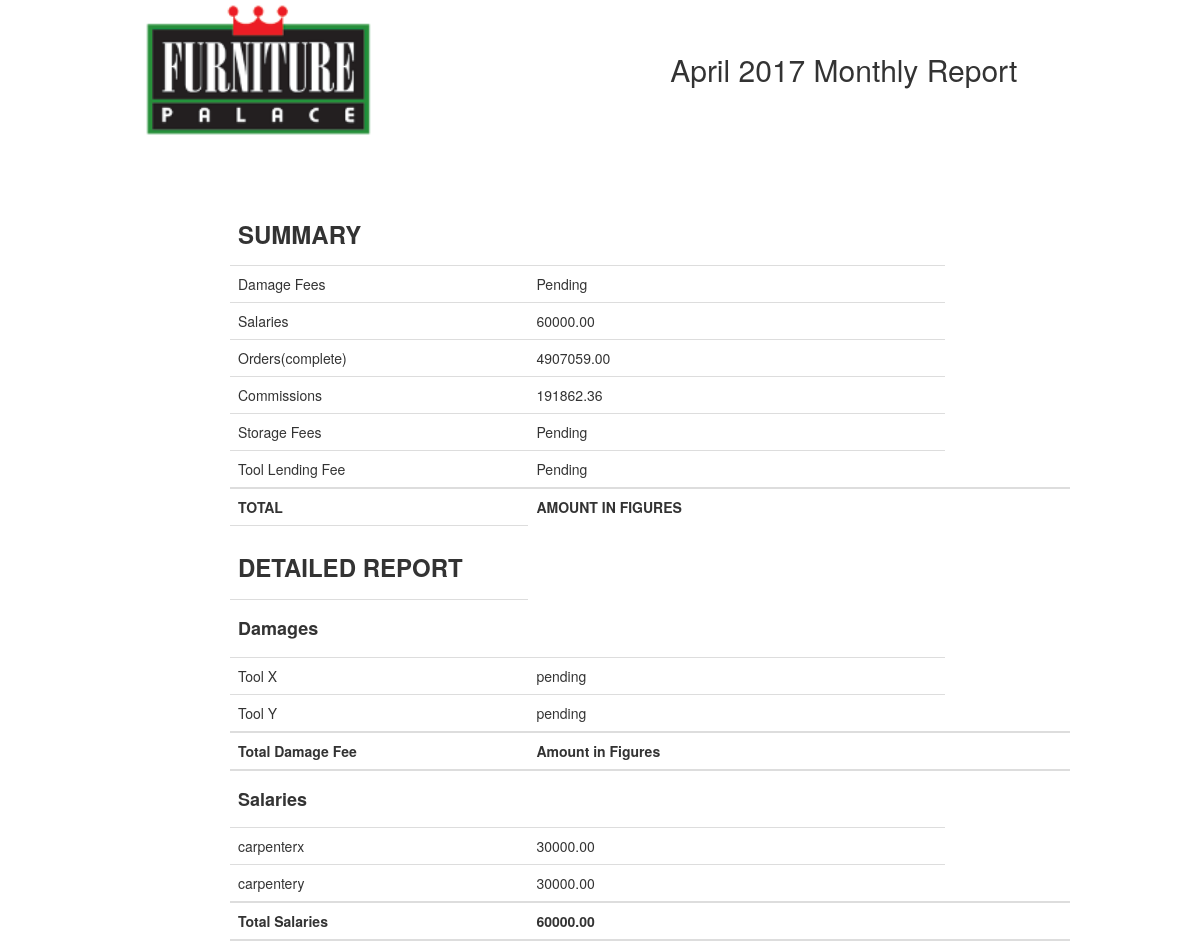
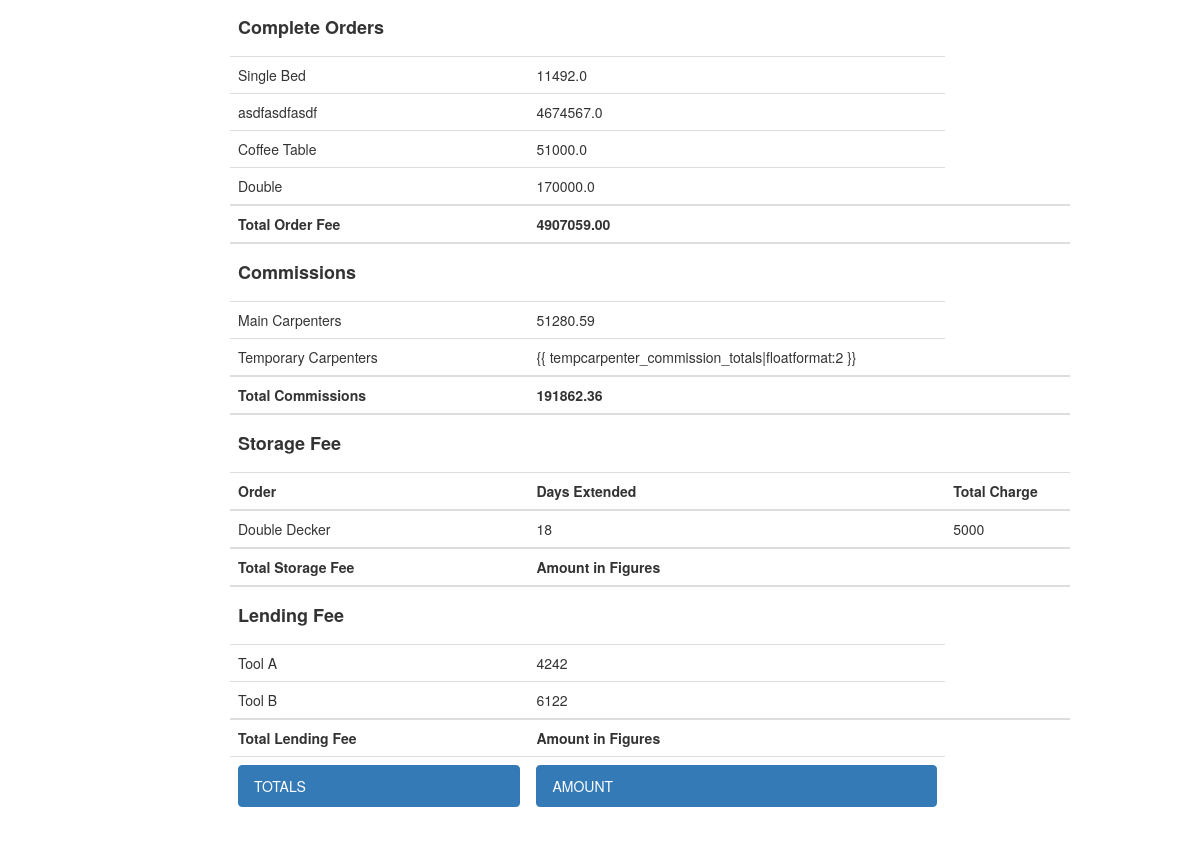
The app's page /furniture_palace/monthly_summary/, older data (2 pictures, top to bottom).
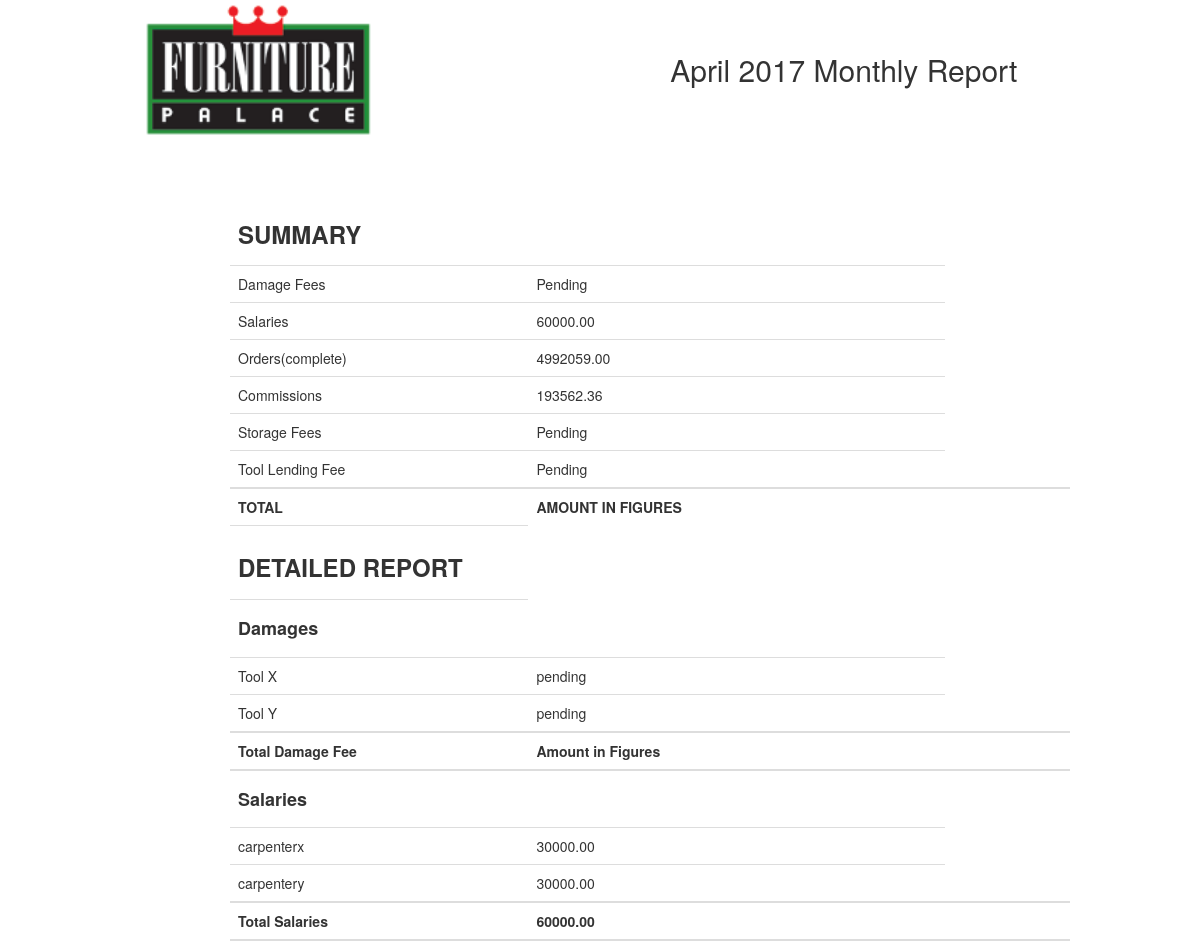
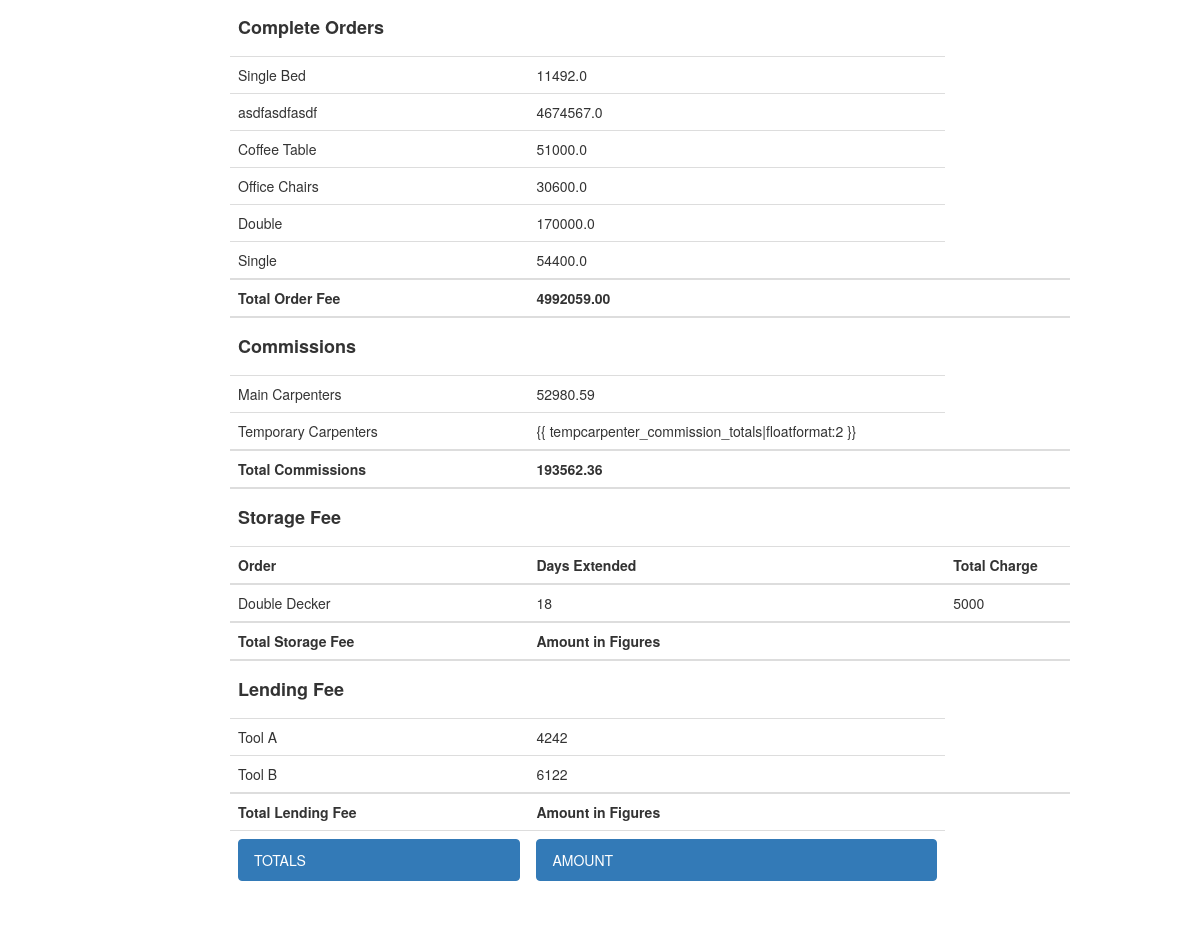
The same page, newer data (2 pictures, top to bottom).
### accounts/models.py (models this page shows, shortened)
class Profile(models.Model):
    carpenter_tel_no = models.CharField(max_length=100)
    carpenter_address = models.CharField(max_length=100)
    carpenter_salary = models.DecimalField(max_digits=9, decimal_places=2)
    commission = models.DecimalField(max_digits=4, decimal_places=2)
    carpenter = models.OneToOneField(User,
                                     on_delete=models.CASCADE,
                                     primary_key=True, )

### order/models.py (models this page shows, shortened)
class Order(models.Model):
    order_name = models.CharField(max_length=100)
    quantity = models.IntegerField()
    complete_status = models.BooleanField(default=False)
    order_date = models.DateField(auto_now_add=True)
    order_price = models.FloatField(null=True)
    order_completion_date = models.DateField(null=True)
    customer = models.ForeignKey('accounts.Customer', null=False, unique=False)
    carpenter = models.ForeignKey(User, null=True, unique=False)
    temp_carpenter = models.ForeignKey('accounts.TempCarpenter', null=True, unique=False)

### reports/views.py (the view)
def show_monthly_summary(request):
    salary_totals = reports.get_salary_totals()
    orders_totals = reports.get_orders_totals()
    commission_totals = reports.get_commissions_grand_totals()
    carpenter_profiles = reports.get_carpenter_profiles()
    complete_orders = reports.get_all_complete_orders()
    carpenter_commission_totals = reports.get_carpenter_commissions_subtotals()
    tempcarpenter_commission_totals = reports.get_temp_carpenter_commissions_subtotals()
    return render(request, 'reports/monthly_report.html', locals())

### accounts/context_processors.py (called while the page is built)
def username_processor(request):
    username = request.user.username
    return {'username': username}

def furniture_processor(request):
    furniture = Furniture.objects.all()
    return {'furniture': furniture}

### reports/reports.py (called while the page is built)
def get_all_complete_orders():
    complete_orders = Order.objects.filter(complete_status=True)
    return complete_orders

def get_orders_totals():
    order_totals = 0
    orders = get_all_complete_orders()
    for order in orders:
        order_totals += order.order_price
    return order_totals

def get_carpenter_profiles():
    carpenter_profiles = Profile.objects.all()
    return carpenter_profiles

def get_salary_totals():
    salary_totals = 0
    carpenter_profile = Profile.objects.all()
    for profile in carpenter_profile:
        salary_totals += profile.carpenter_salary
    return salary_totals

def get_commissions_grand_totals():
    return get_carpenter_commissions_subtotals() + get_temp_carpenter_commissions_subtotals()

### reports/templates/reports/monthly_report.html (shortened to what the changed rows need)
<!doctype html>
<head>
    <link rel="stylesheet" href="https://maxcdn.bootstrapcdn.com/bootstrap/3.3.7/css/bootstrap.min.css">
</head>
<body>
<div class="container">
    <div class="row">
        <div class="col-sm-7">
            <h2>April 2017 Monthly Report</h2>
        </div>
    </div>
</div>
<div class="col-sm-9">
    <div class="container-fluid">
        <div class="table-responsive">
            <table class="table">
                <thead>
                <tr>
                    <ul class="list-group">
                        <td><h3><strong>SUMMARY</strong></h3></td>
                    </ul>
                </tr>
                </thead>
                <tbody>
                <tr>
                    <td>Orders(complete)</td>
                    <td name="total_orders">{{ orders_totals|floatformat:2 }}</td>
                </tr>
                <tr>
                    <td>Commissions</td>
                    <td name="total_commissions">{{ commission_totals|floatformat:2 }}</td>
                </tr>
                </tbody>
                <tr>
                    <th>TOTAL</th>
                    <th name="total_report_amount">AMOUNT IN FIGURES</th>
                </tr>
                <thead>
                <tr>
                    <ul class="list-group">
                        <td><h3><strong>DETAILED REPORT</strong></h3></td>
                    </ul>
                </tr>
                </thead>
                <tr>
                    <th>Total Damage Fee</th>
                    <th name="total_damage_fee">Amount in Figures</th>
                </tr>
                <tbody>
                {% for profile in carpenter_profiles %}
                <tr>
                    <td>{{ profile.carpenter }}</td>
                    <td name="carpenter_y_salary">{{ profile.carpenter_salary }}</td>
                </tr>
                {% endfor %}
                </tbody>
                <tr>
                    <th>Total Salaries</th>
                    <th name="total_salaries">{{ salary_totals }}</th>
                </tr>
                <tbody>
                {% for order in complete_orders %}
                <tr>
                    <td>{{ order.order_name }}</td>
                    <td name="order_price">{{ order.order_price }}</td>
                </tr>
                {% endfor %}
                </tbody>
                <tr>
                    <th>Total Order Fee</th>
                    <th name="total_orders">{{ orders_totals|floatformat:2 }}</th>
                </tr>
                <tbody>
                <tr>
                    <td>Main Carpenters</td>
                    <td name="total_permanent_carpenter_commissions">{{ carpenter_commission_totals|floatformat:2 }}
                    </td>
                </tr>
                </tbody>
                <tr>
                    <th>Total Commissions</th>
                    <th name="main_and_temp_carp_commissions">{{ commission_totals|floatformat:2 }}</th>
                </tr>
                <tbody>
                <thead>
                <tr>
                    <th>Order</th>
                    <th>Days Extended</th>
                    <th>Total Charge</th>
                </tr>
                </thead>
                </tbody>
                <tr>
                    <th>Total Storage Fee</th>
                    <th name="total_storage_fee">Amount in Figures</th>
                </tr>
                <tr>
                    <th>Total Lending Fee</th>
                    <th name="total_lending_fee">Amount in Figures</th>
                </tr>
            </table>
        </div>
    </div>
</div>
</body>
</html>

Row changes from the older to the newer data that the page shows:
now on this page (row edited): Order: order_name "Office Chairs", order_price "30600.0"
now on this page (row edited): Order: order_name "Single", order_price "54400.0"
Text that changed along with them:
{{ orders_totals|floatformat:2 }}: "4907059.00" → "4992059.00"
{{ commission_totals|floatformat:2 }}: "191862.36" → "193562.36"
{{ carpenter_commission_totals|floatformat:2 }}: "51280.59" → "52980.59"
